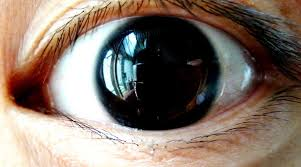
#> input picture Part30/eyes.jpg, 301 x 167 px
$ python blog030b.py
#> lines starting #> are read from the running program, lines starting #| are printed output that depends on the picture; after the words box and inside, x2 and y2 are one past the last pixel; in counts of white or black regions, pixels touching at a corner belong together
import cv2
import numpy as np
import matplotlib.pyplot as plt
import matplotlib

img = cv2.imread('eyes.jpg')
#> img is the input picture: shape (167, 301, 3); mean B, G, R 105.9, 116.9, 131.8
gray = cv2.cvtColor(img,cv2.COLOR_BGR2GRAY)
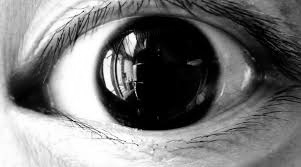
#> gray: shape (167, 301); min 0, max 255, mean 120.1
plt.subplot(121),plt.imshow(gray,'gray'),plt.title('(a)原始图像'),plt.axis('off')

# 霍夫变换检测圆
circles1 = cv2.HoughCircles(gray,cv2.HOUGH_GRADIENT,1,20,param1=100,param2=30,minRadius=50,maxRadius=60)
#> circles1 = [[167.5, 70.5, 58.3]]
# 提取为二维
circles = circles1[0,:,:]
#> circles = [[167.5, 70.5, 58.3]]
# 四舍五入取整
circles = np.uint16(np.around(circles))
#> circles = [[168, 70, 58]]
# 绘制圆
for i in circles[:]:
    cv2.circle(img,(i[0],i[1]),i[2],(255,0,0),5)    # 画圆
    cv2.circle(img,(i[0],i[1]),2,(255,0,255),10)    # 画圆心
#> this loop made 1 pass
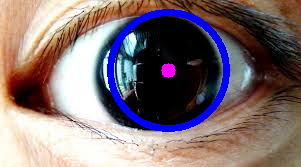
#> img: shape (167, 301, 3); 5.37% of pixels changed, all inside (x1, y1, x2, y2) = (107, 9, 230, 132)
# 设置字体
matplotlib.rcParams['font.sans-serif'] = ['SimHei']
plt.subplot(122),plt.imshow(img),plt.title('(b)结果图像')
plt.axis('off')
plt.show()
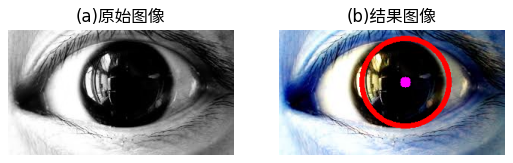
#> figure drawn by matplotlib, 2 panels; B, G, R data is drawn as R, G, B

$ run again, with Part30/circles.jpg copied over Part30/eyes.jpg
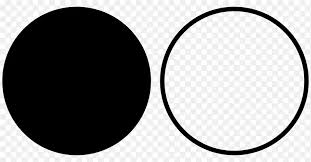
#> input picture Part30/circles.jpg, 311 x 162 px
#> img is the input picture: shape (162, 311, 3); min 0, max 255, mean 151.6
#> circles1 = [[245.5, 91.5, 58.3]]
#> `circles = np.uint16(np.around(circles))`: circles = [[246, 92, 58]]
#> the loop `for i in circles[:]:` made 1 pass
#> after the loop `for i in circles[:]:`:
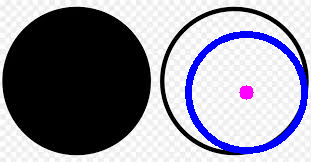
#> img: shape (162, 311, 3); 5.35% of pixels changed, all inside (x1, y1, x2, y2) = (185, 31, 308, 154)
#> `plt.show()`:
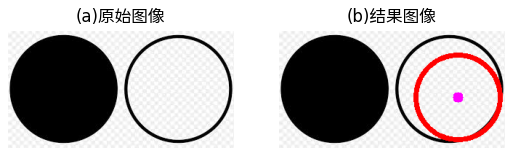
#> figure drawn by matplotlib, 2 panels; B, G, R data is drawn as R, G, B
